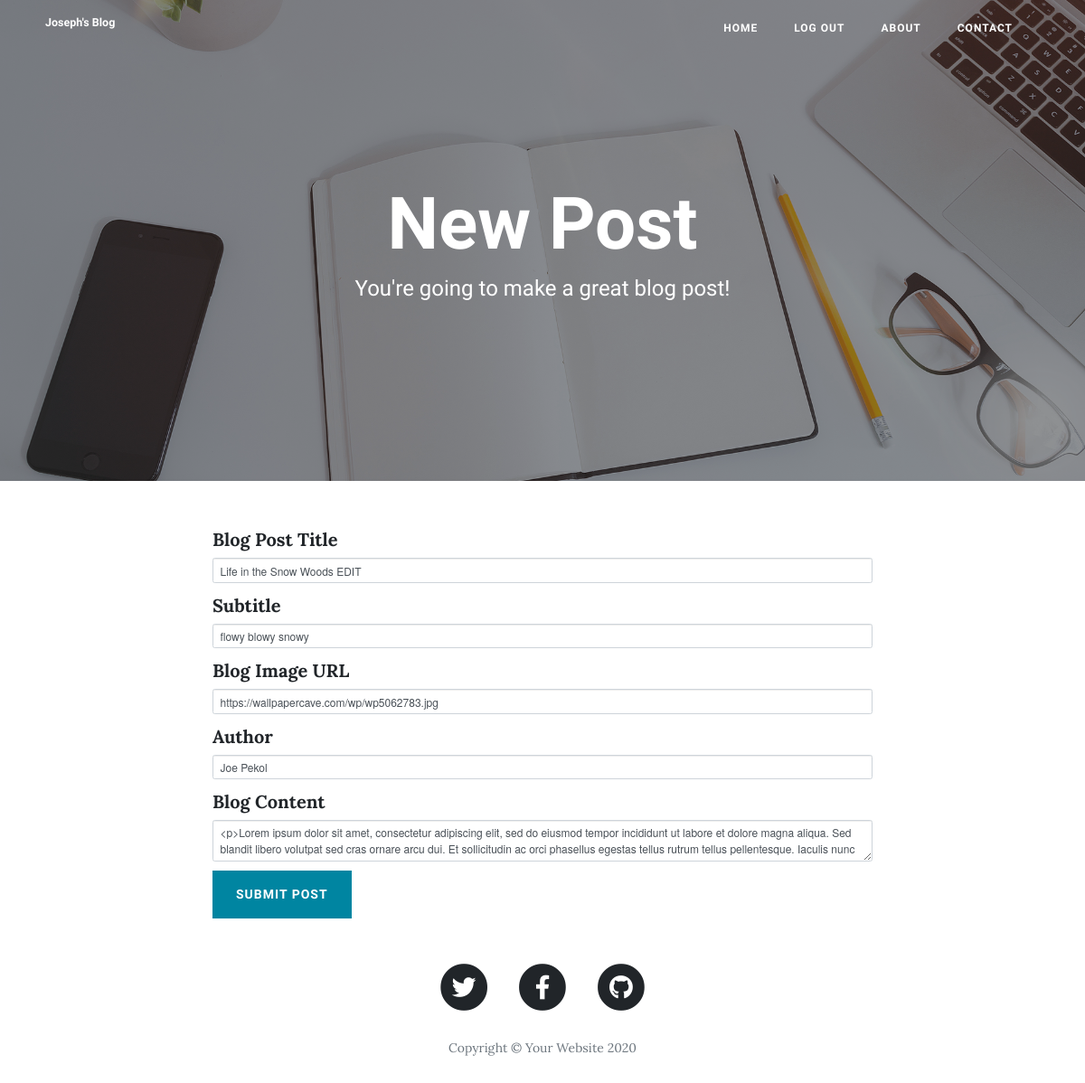
Page /edit-post/1 (signed in) on the earlier database version.
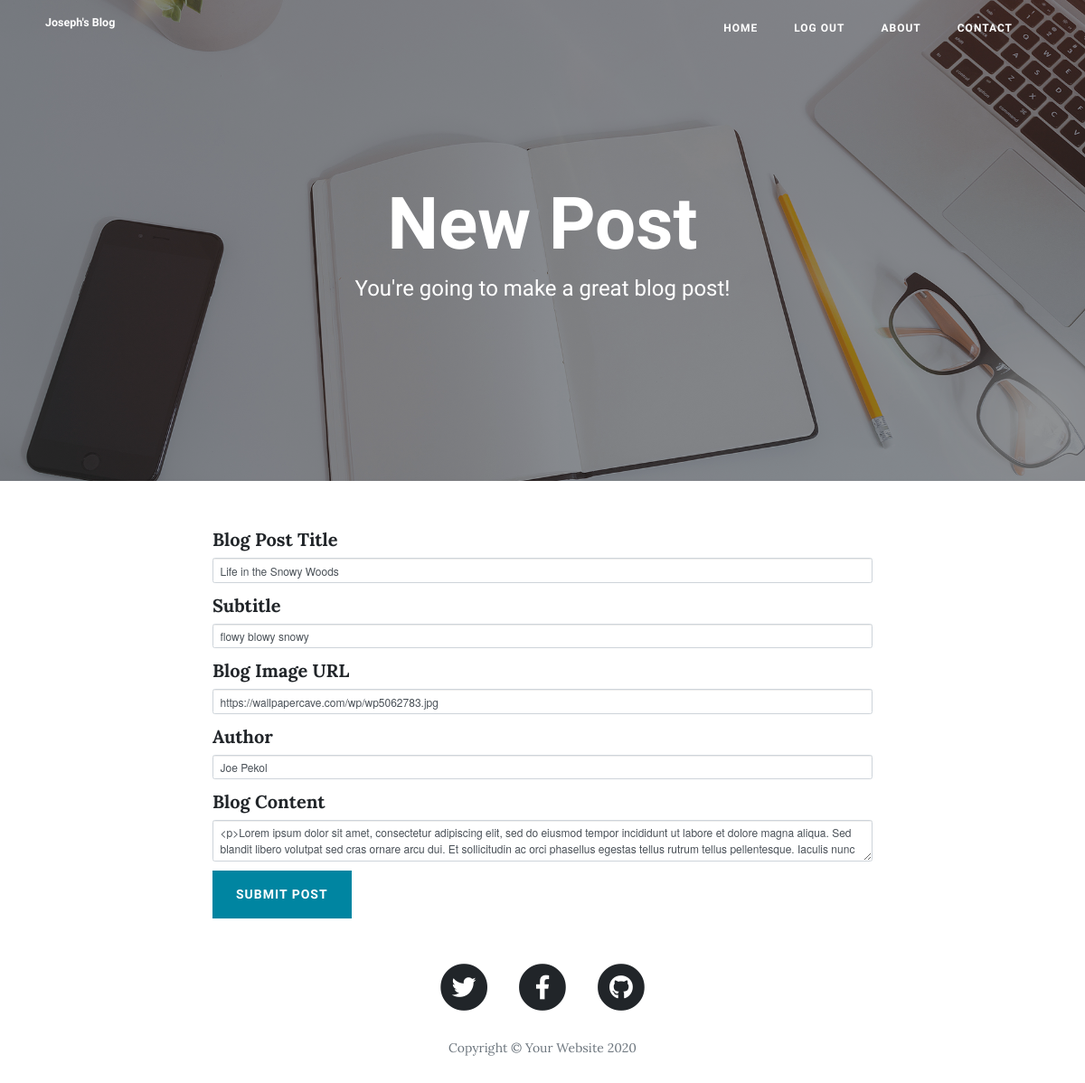
Same page on the later database version.
### main.py (models this page shows)
class BlogPost(db.Model):
    __tablename__ = "blog_posts"
    id = db.Column(db.Integer, primary_key=True)
    author_id = db.Column(db.Integer, db.ForeignKey('users.id'))
    author = db.relationship("Users", back_populates="posts")
    title = db.Column(db.String(250), unique=True, nullable=False)
    subtitle = db.Column(db.String(250), nullable=False)
    date = db.Column(db.String(250), nullable=False)
    body = db.Column(db.Text, nullable=False)
    img_url = db.Column(db.String(250), nullable=False)
    comments = db.relationship("Comment", back_populates="parent_post")

### main.py (the view, shortened to what this page needs)
@app.route("/edit-post/<int:post_id>", methods=["GET", "POST"])
@admin_only
def edit_post(post_id):
    post = BlogPost.query.get(post_id)
    edit_form = CreatePostForm(
        title=post.title,
        subtitle=post.subtitle,
        img_url=post.img_url,
        author=post.author.name,
        body=post.body
    )
    return render_template("make-post.html", form=edit_form, current_user=current_user)

### forms.py
class CreatePostForm(FlaskForm):
    title = StringField("Blog Post Title", validators=[DataRequired()])
    subtitle = StringField("Subtitle", validators=[DataRequired()])
    img_url = StringField("Blog Image URL", validators=[DataRequired(), URL()])
    author = StringField("Author", validators=[DataRequired()])
    body = CKEditorField("Blog Content", validators=[DataRequired()])
    submit = SubmitField("Submit Post")

### main.py (called while the page is built)
def admin_only(f):
    @wraps(f)
    def decorated_function(*args, **kwargs):
        if current_user.id != 1:
            return abort(403)
        return f(*args, **kwargs)
    return decorated_function

@login_manager.user_loader
def load_user(user_id):
    return Users.query.get(int(user_id))

### templates/make-post.html (shortened to what this page needs)
{% extends 'bootstrap/base.html' %}
{% import "bootstrap/wtf.html" as wtf %}
{% block content %}
{% include "header.html" %}
  <header class="masthead" style="background-image: url('{{ url_for('static', filename='img/edit-bg.jpg')}}')">
    <div class="overlay"></div>
    <div class="container">
      <div class="row">
        <div class="col-lg-8 col-md-10 mx-auto">
          <div class="page-heading">
            {% if is_edit: %}
            <h1>Edit Post</h1>
            {% else: %}
            <h1>New Post</h1>
            {% endif %}
            <span class="subheading">You're going to make a great blog post!</span>
          </div>
        </div>
      </div>
    </div>
  </header>
  <div class="container">
    <div class="row">
      <div class="col-lg-8 col-md-10 mx-auto">
        {{ wtf.quick_form(form, novalidate=True, button_map={"submit": "primary"}) }}
      </div>
    </div>
  </div>
{% include "footer.html" %}
{% endblock %}

### templates/header.html (shortened to what this page needs)
<!DOCTYPE html>
<html lang="en">
<head>
  <link href="{{ url_for('static', filename='vendor/bootstrap/css/bootstrap.min.css') }}" rel="stylesheet">
  <link href="{{ url_for('static', filename='vendor/fontawesome-free/css/all.min.css')}}" rel="stylesheet" type="text/css">
  <link href="{{ url_for('static', filename='css/clean-blog.min.css')}}" rel="stylesheet">
</head>
<body>
  <nav class="navbar navbar-expand-lg navbar-light fixed-top" id="mainNav">
    <div class="container">
      <a class="navbar-brand" href="{{url_for('get_all_posts')}}">Joseph's Blog</a>
      <div class="collapse navbar-collapse" id="navbarResponsive">
        <ul class="navbar-nav ml-auto">
          <li class="nav-item">
            <a class="nav-link" href="{{ url_for('get_all_posts') }}">Home</a>
          </li>
        {% if not current_user.is_authenticated: %}
          <li class="nav-item">
            <a class="nav-link" href="{{ url_for('login') }}">Login</a>
          </li>
          <li class="nav-item">
            <a class="nav-link" href="{{ url_for('register') }}">Register</a>
          </li>
        {% else: %}
          <li class="nav-item">
            <a class="nav-link" href="{{ url_for('logout') }}">Log Out</a>
          </li>
        {% endif %}
          <li class="nav-item">
            <a class="nav-link" href="{{ url_for('about') }}">About</a>
          </li>
          <li class="nav-item">
            <a class="nav-link" href="{{ url_for('contact') }}">Contact</a>
          </li>
        </ul>
      </div>
    </div>
  </nav>

### templates/footer.html (shortened to what this page needs)
  <footer>
    <div class="container">
      <div class="row">
        <div class="col-lg-8 col-md-10 mx-auto">
          <ul class="list-inline text-center">
            <li class="list-inline-item">
              <a href="#">
                <span class="fa-stack fa-lg">
                  <i class="fas fa-circle fa-stack-2x"></i>
                  <i class="fab fa-twitter fa-stack-1x fa-inverse"></i>
                </span>
              </a>
            </li>
            <li class="list-inline-item">
              <a href="#">
                <span class="fa-stack fa-lg">
                  <i class="fas fa-circle fa-stack-2x"></i>
                  <i class="fab fa-facebook-f fa-stack-1x fa-inverse"></i>
                </span>
              </a>
            </li>
            <li class="list-inline-item">
              <a href="#">
                <span class="fa-stack fa-lg">
                  <i class="fas fa-circle fa-stack-2x"></i>
                  <i class="fab fa-github fa-stack-1x fa-inverse"></i>
                </span>
              </a>
            </li>
          </ul>
          <p class="copyright text-muted">Copyright &copy; Your Website 2020</p>
        </div>
      </div>
    </div>
  </footer>
</body>
</html>

Differences in the rows shown:
changed BlogPost "flowy blowy snowy": title "Life in the Snow Woods EDIT" → "Life in the Snowy Woods"
